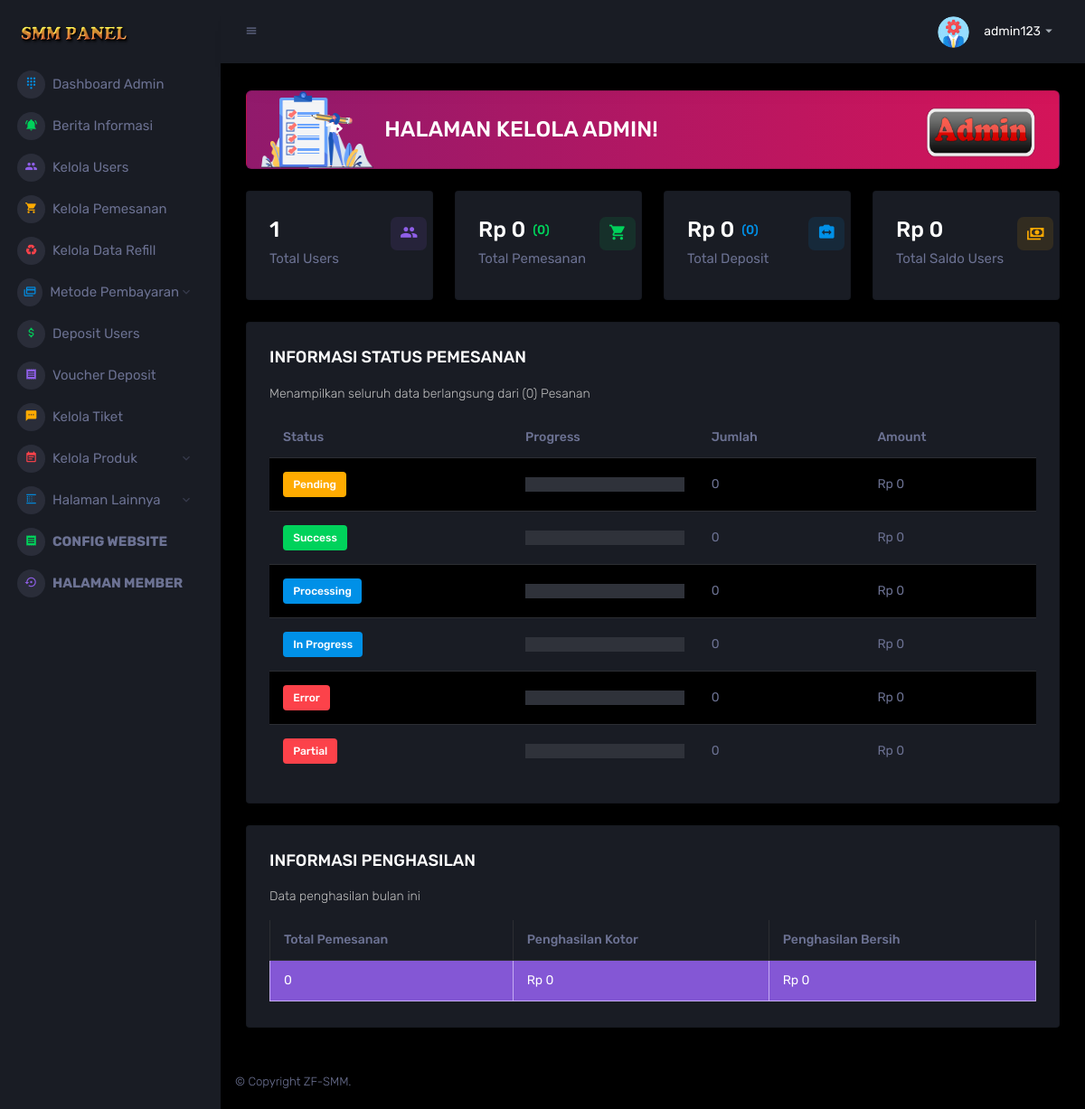
The page /admin/index.php (signed in) on the database its author committed.
### tables this page shows
CREATE TABLE `setting_web` (
  `id` int NOT NULL,
  `short_title` varchar(100) NOT NULL,
  `title` varchar(200) NOT NULL,
  `deskripsi_web` text NOT NULL,
  `keyword` varchar(500) NOT NULL,
  `wa_number` varchar(13) NOT NULL,
  `facebook_akun` varchar(50) NOT NULL,
  `ig_akun` varchar(20) NOT NULL,
  `twitter` varchar(100) NOT NULL,
  `email_akun` varchar(100) NOT NULL,
  `favicon` varchar(300) NOT NULL,
  `header_logo` varchar(300) NOT NULL,
  `date` date NOT NULL,
  `time` time NOT NULL
);

CREATE TABLE `users` (
  `id` int NOT NULL,
  `nama` text NOT NULL,
  `email` varchar(50) DEFAULT NULL,
  `nomer` varchar(20) NOT NULL,
  `pin` varchar(6) NOT NULL,
  `username` varchar(100) NOT NULL,
  `password` varchar(100) NOT NULL,
  `saldo` int NOT NULL,
  `pemakaian_saldo` double NOT NULL,
  `level` enum('Member','Developers','Reseller') NOT NULL,
  `status` enum('Aktif','Tidak Aktif') NOT NULL,
  `api_key` varchar(100) NOT NULL,
  `diskon_user` varchar(100) NOT NULL,
  `date` date NOT NULL,
  `time` time NOT NULL,
  `update_nama` int NOT NULL,
  `random_kode` varchar(20) NOT NULL
);

### lib/database.php (called while the page is built, shortened)
<?php
    $panggil = $conn->query("SELECT * FROM setting_web WHERE id = '1'");
    $data = $panggil->fetch_assoc();
?>

### lib/session_login_admin.php (called while the page is built, shortened)
<?php
if (isset($_SESSION['user'])) {
    $check_user = $conn->query("SELECT * FROM users WHERE username = '".$_SESSION['user']['username']."' AND level = 'Developers'");
    $data_user = $check_user->fetch_assoc();
}

### lib/header_admin.php (the view, shortened to what this page needs)
<?php require 'database.php'; ?>
<!DOCTYPE html>
<html lang="en">
<head>
    <link rel="stylesheet" href="/assets/vendors/mdi/css/materialdesignicons.min.css">
    <link rel="stylesheet" href="/assets/vendors/css/vendor.bundle.base.css">
    <link rel="stylesheet" href="/assets/vendors/select2/select2.min.css">
    <link rel="stylesheet" href="/assets/vendors/select2-bootstrap-theme/select2-bootstrap.min.css">
    <link rel="stylesheet" href="/assets/vendors/jvectormap/jquery-jvectormap.css">
    <link rel="stylesheet" href="/assets/vendors/flag-icon-css/css/flag-icon.min.css">
    <link rel="stylesheet" href="/assets/vendors/owl-carousel-2/owl.carousel.min.css">
    <link rel="stylesheet" href="/assets/vendors/owl-carousel-2/owl.theme.default.min.css">
    <link rel="stylesheet" href="/assets/css/style.css">
</head>
<body>
    <div class="container-scroller">
        <nav class="sidebar sidebar-offcanvas" id="sidebar">
            <div class="sidebar-brand-wrapper d-none d-lg-flex align-items-center justify-content-center fixed-top">
                <a class="sidebar-brand brand-logo" href="/"><img src="/assets/images/header-logo/<?php echo $data['header_logo']; ?>" alt="logo" /></a>
            </div>
            <ul class="nav">
                <li class="nav-item menu-items">
                    <a class="nav-link" href="/admin/">
                        <span class="menu-icon">
                            <i class="mdi mdi-dialpad"></i>
                        </span>
                        <span class="menu-title">Dashboard Admin</span>
                    </a>
                </li>
                <li class="nav-item menu-items">
                    <a class="nav-link" href="/admin/berita">
                        <span class="menu-icon">
                            <i class="mdi mdi-bell-ring"></i>
                        </span>
                        <span class="menu-title">Berita Informasi</span>
                    </a>
                </li>
                <li class="nav-item menu-items">
                    <a class="nav-link" href="/admin/users">
                        <span class="menu-icon">
                            <i class="mdi mdi-account-multiple"></i>
                        </span>
                        <span class="menu-title">Kelola Users</span>
                    </a>
                </li>
                <li class="nav-item menu-items">
                    <a class="nav-link" href="/admin/pemesanan">
                        <span class="menu-icon">
                            <i class="mdi mdi-cart"></i>
                        </span>
                        <span class="menu-title">Kelola Pemesanan</span>
                    </a>
                </li>
                <li class="nav-item menu-items">
                    <a class="nav-link" href="/admin/refill">
                        <span class="menu-icon">
                            <i class="mdi mdi-recycle"></i>
                        </span>
                        <span class="menu-title">Kelola Data Refill</span>
                    </a>
                </li>
                <li class="nav-item menu-items">
                    <a class="nav-link" data-toggle="collapse" href="#deposit" aria-expanded="false" aria-controls="deposit">
                        <span class="menu-icon">
                            <i class="mdi mdi-credit-card-multiple"></i>
                        </span>
                        <span class="menu-title">Metode Pembayaran</span>
                        <i class="menu-arrow"></i>
                    </a>
                </li>
                <li class="nav-item menu-items">
                    <a class="nav-link" href="/admin/datadepo">
                        <span class="menu-icon">
                            <i class="mdi mdi-currency-usd"></i>
                        </span>
                        <span class="menu-title">Deposit Users</span>
                    </a>
                </li>
                <li class="nav-item menu-items">
                    <a class="nav-link" href="/admin/voucher-deposit">
                        <span class="menu-icon">
                            <i class="mdi mdi-receipt"></i>
                        </span>
                        <span class="menu-title">Voucher Deposit</span>
                    </a>
                </li>
                <li class="nav-item menu-items">
                    <a class="nav-link" href="/admin/tiket">
                        <span class="menu-icon">
                            <i class="mdi mdi-message-processing"></i>
                        </span>
                        <span class="menu-title">Kelola Tiket</span>
                    </a>
                </li>
                <li class="nav-item menu-items">
                    <a class="nav-link" data-toggle="collapse" href="#layanan" aria-expanded="false" aria-controls="layanan">
                        <span class="menu-icon">
                            <i class="mdi mdi-calendar-text"></i>
                        </span>
                        <span class="menu-title">Kelola Produk</span>
                        <i class="menu-arrow"></i>
                    </a>
                </li>
                <li class="nav-item menu-items">
                    <a class="nav-link" data-toggle="collapse" href="#lainnya" aria-expanded="false" aria-controls="lainnya">
                        <span class="menu-icon">
                            <i class="mdi mdi-blur-linear"></i>
                        </span>
                        <span class="menu-title">Halaman Lainnya</span>
                        <i class="menu-arrow"></i>
                    </a>
                </li>
                <li class="nav-item menu-items">
                    <a class="nav-link" href="/admin/configurasi">
                        <span class="menu-icon">
                            <i class="mdi mdi-receipt"></i>
                        </span>
                        <span class="menu-title"><b>CONFIG WEBSITE</b></span>
                    </a>
                </li>
                <li class="nav-item menu-items">
                    <a class="nav-link" href="/">
                        <span class="menu-icon">
                            <i class="mdi mdi-backup-restore"></i>
                        </span>
                        <span class="menu-title"><b>HALAMAN MEMBER</b></span>
                    </a>
                </li>
            </ul>
        </nav>
        <div class="container-fluid page-body-wrapper">
            <nav class="navbar p-0 fixed-top d-flex flex-row">
                <div class="navbar-menu-wrapper flex-grow d-flex align-items-stretch">
                    <button class="navbar-toggler navbar-toggler align-self-center" type="button" data-toggle="minimize">
                        <span class="mdi mdi-menu"></span>
                    </button>
                    <ul class="navbar-nav w-100">
                    </ul>
                    <ul class="navbar-nav navbar-nav-right">
                        <li class="nav-item dropdown">
                            <a class="nav-link" id="profileDropdown" href="#" data-toggle="dropdown">
                                <div class="navbar-profile">
                                    <img class="img-xs rounded-circle" src="/assets/images/admin-user.png" alt="">
                                    <p class="mb-0 d-none d-sm-block navbar-profile-name"><?php echo $data_user['username']; ?></p>
                                    <i class="mdi mdi-menu-down d-none d-sm-block"></i>
                                </div>
                            </a>
                        </li>
                    </ul>
                </div>
            </nav>
            <div class="main-panel">

### lib/footer_admin.php (shortened to what this page needs)
<footer class="footer">
    <div class="d-sm-flex justify-content-center justify-content-sm-between">
        <span class="text-muted d-block text-center text-sm-left d-sm-inline-block">© Copyright <?php echo $data['short_title']; ?>.</span>
    </div>
</footer>
</div>
</div>
</div>
<link rel="stylesheet" href="/assets/vendors/mdi/css/materialdesignicons.min.css">
</body>
</html

### rows shown on the page
setting_web: header_logo (picture), short_title "ZF-SMM"
users: username "admin123"

### other values the page prints
$total_pengguna "1"
$data_pesanan_sosmed['total'] "0"
$count_pesanan_sosmed "0"
$data_deposit['total'] "0"
$count_deposit "0"
$data_saldoUser['total'] "0"
$total_sosmed_pending "0"
$data_pesanan_sosmed_pending['total'] "0"
$total_sosmed_succes "0"
$data_pesanan_sosmed_success['total'] "0"
$total_sosmed_processing "0"
$data_pesanan_sosmed_processing['total'] "0"
$total_sosmed_progress "0"
$data_pesanan_sosmed_progress['total'] "0"
$total_sosmed_error "0"
